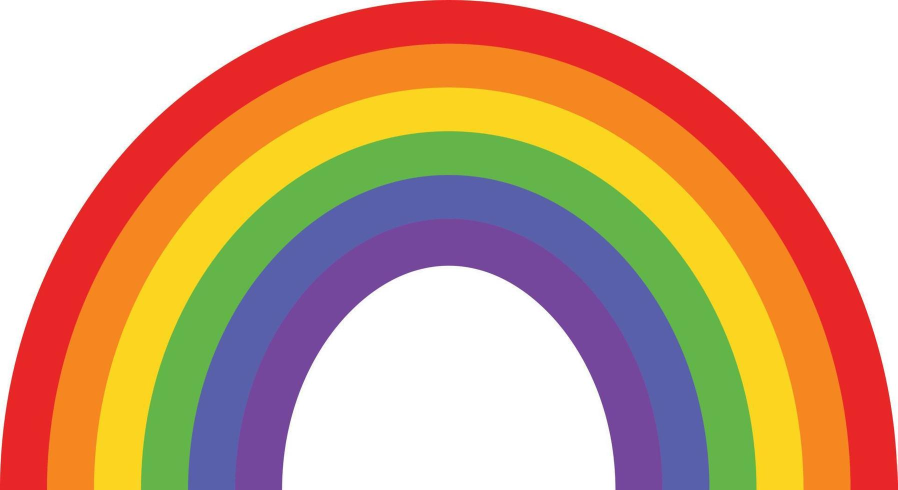
#> input picture actividades/efecto-gris-npwhere/arcoiris-prueba.jpg, 1795 x 980 px, given in place of the camera (shown at 1/2 size)
$ python efectogris-npwhere-video.py
#> lines starting #> are read from the running program, lines starting #| are printed output that depends on the picture; after the words box and inside, x2 and y2 are one past the last pixel; in counts of white or black regions, pixels touching at a corner belong together
import cv2
import numpy as np

# Capturar el video de la cámara
cap = cv2.VideoCapture(0)

while True:
    # Leer un frame del video
    ret, frame = cap.read()
#> frame is the input picture: shape (980, 1795, 3); mean B, G, R 135.7, 167.7, 209.5

    if not ret:
        break

    # Redimensionar el frame a un tamaño más pequeño (por ejemplo, al 50% del tamaño original)
    frame = cv2.resize(frame, (0, 0), fx=0.5, fy=0.5)
#> frame: shape (490, 898, 3)

    # Convertir el frame de RGB a HSV
    frame_hsv = cv2.cvtColor(frame, cv2.COLOR_BGR2HSV)
#> frame_hsv: shape (490, 898, 3); mean H, S, V 51.5, 122, 227.5

    # Definir el rango de color rojo en HSV
    bajo_rojo1 = np.array([0, 40, 40])
    alto_rojo1 = np.array([10, 255, 255])
    bajo_rojo2 = np.array([160, 40, 40])
    alto_rojo2 = np.array([180, 255, 255])
    amarillo_bajo = np.array([25, 40, 40])
    amarillo_alto = np.array([35, 255, 255])
    azul_bajo = np.array([90, 40, 40])
    azul_alto = np.array([130, 255, 255])
    magenta_bajo = np.array([140, 40, 40])
    magenta_alto = np.array([170, 255, 255])

    # Definir el rango de color verde en HSV
    verde_bajo = np.array([35, 40, 40])  # Ajuste para el verde
    verde_alto = np.array([85, 255, 255])

    # Crear máscaras para los colores
    mascara_rojo1 = cv2.inRange(frame_hsv, bajo_rojo1, alto_rojo1)
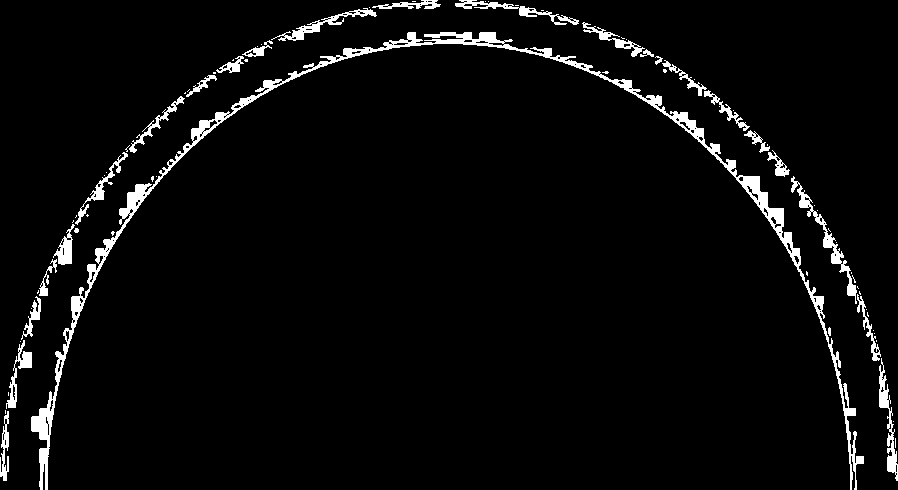
#> mascara_rojo1: shape (490, 898); 4% white; 77 white regions (51 under 20 px), largest, box (x1, y1, x2, y2) and area: (31, 32, 864, 490) 9410, (791, 176, 857, 304) 892, (879, 358, 898, 481) 698
    mascara_rojo2 = cv2.inRange(frame_hsv, bajo_rojo2, alto_rojo2)
#> mascara_rojo2: shape (490, 898); 10.9% white; 160 white regions (127 under 20 px), largest, box (x1, y1, x2, y2) and area: (0, 0, 898, 490) 46091, (851, 456, 855, 490) 63, (200, 120, 217, 137) 47
    mascara_verde = cv2.inRange(frame_hsv, verde_bajo, verde_alto)
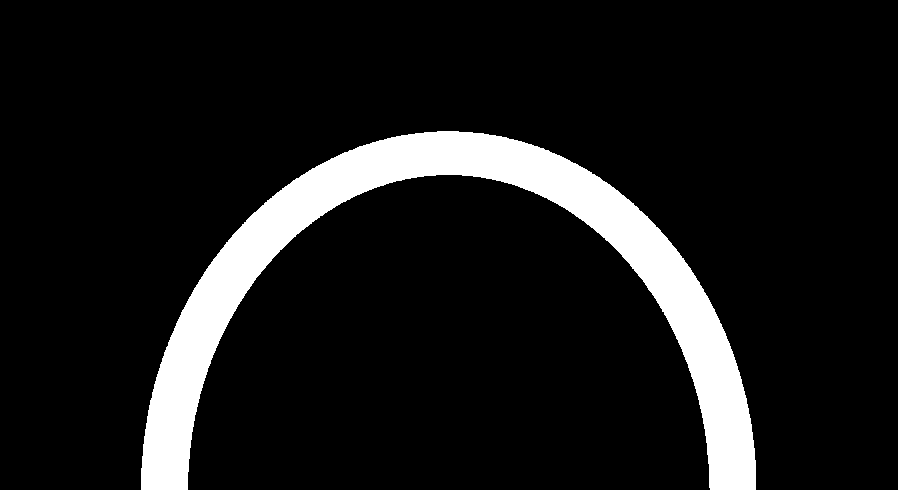
#> mascara_verde: shape (490, 898); 10.2% white; 1 white region, box (x1, y1, x2, y2) and area: (141, 131, 756, 490) 44674
    mascara_amarillo = cv2.inRange(frame_hsv, amarillo_bajo, amarillo_alto)
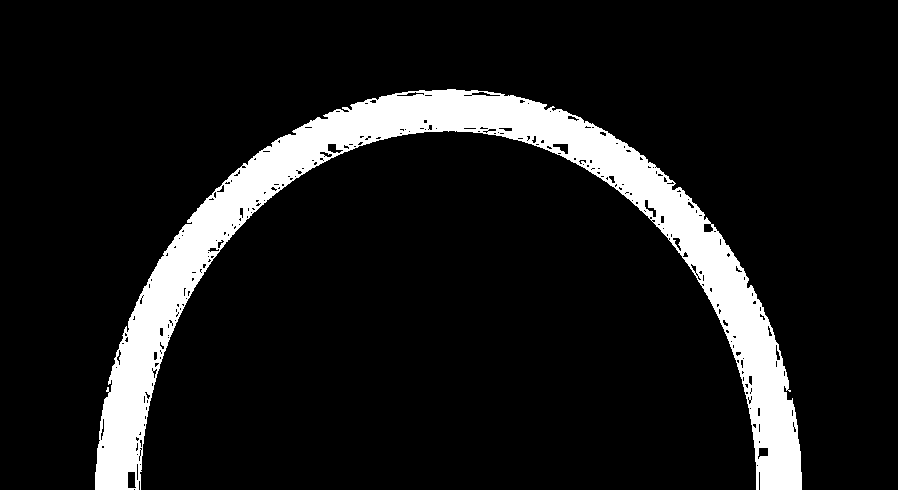
#> mascara_amarillo: shape (490, 898); 10.6% white; 1 white region, box (x1, y1, x2, y2) and area: (95, 89, 802, 490) 46531
    mascara_azul = cv2.inRange(frame_hsv, azul_bajo, azul_alto)
#> mascara_azul: shape (490, 898); 8.7% white; 2 white regions (1 under 20 px), largest, box (x1, y1, x2, y2) and area: (188, 175, 710, 490) 38280
    mascara_magenta = cv2.inRange(frame_hsv, magenta_bajo, magenta_alto)
#> mascara_magenta: shape (490, 898); 0.01% white in thin lines or dots, all inside (x1, y1, x2, y2) = (284, 266, 629, 457)

    # Sumar la mascara de rojo
    mascara_rojo = cv2.add(mascara_rojo1, mascara_rojo2)
#> mascara_rojo: shape (490, 898); 14.9% white; 1 white region, box (x1, y1, x2, y2) and area: (0, 0, 898, 490) 65385

    # Convertir el frame original a escala de grises
    frame_gris = cv2.cvtColor(frame, cv2.COLOR_BGR2GRAY)

    # Convertir el frame gris a un formato BGR para que coincida con el original
    frame_gris_bgr = cv2.cvtColor(frame_gris, cv2.COLOR_GRAY2BGR)

    # Combinar el frame en gris con las áreas en rojo y verde
    resultado_rojo = np.where(mascara_rojo[:, :, None] == 255, frame, frame_gris_bgr)
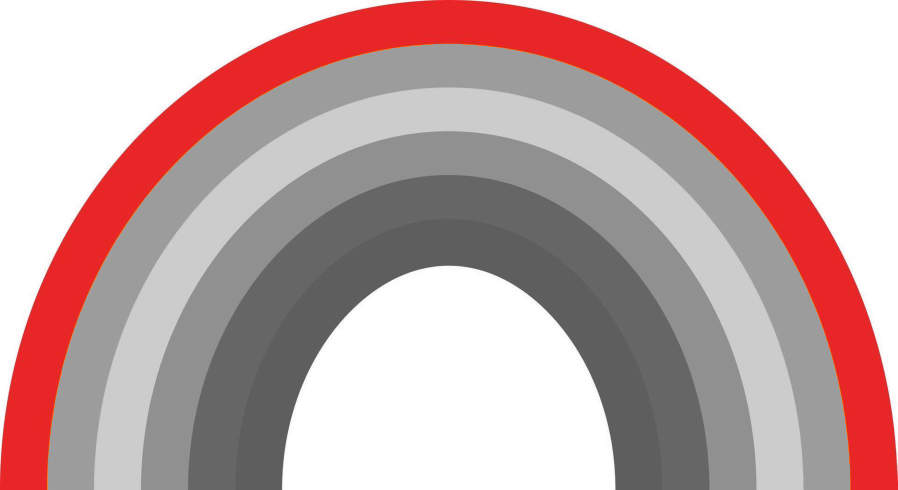
#> resultado_rojo: shape (490, 898, 3); mean B, G, R 168.4, 168.1, 196.4
    resultado_verde = np.where(mascara_verde[:, :, None] == 255, frame, frame_gris_bgr)
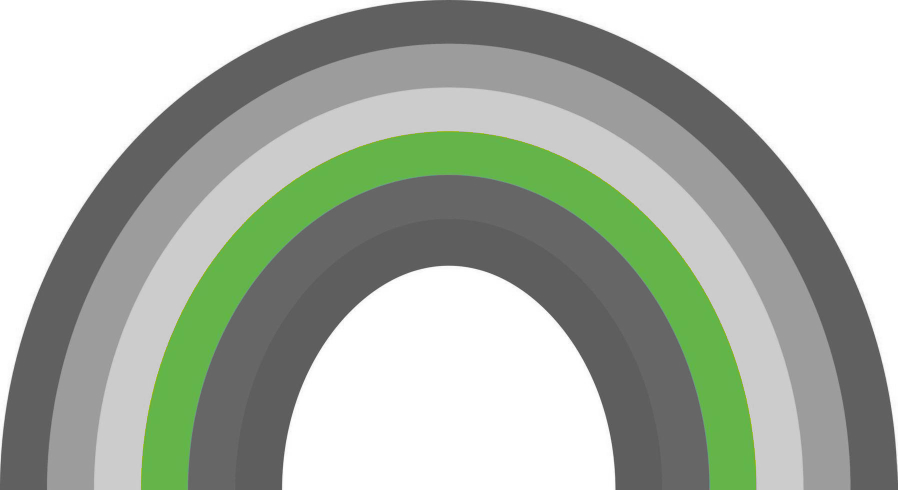
#> resultado_verde: shape (490, 898, 3); mean B, G, R 169.5, 180.3, 172.3
    resultado_amarillo = np.where(mascara_amarillo[:, :, None] == 255, frame, frame_gris_bgr)
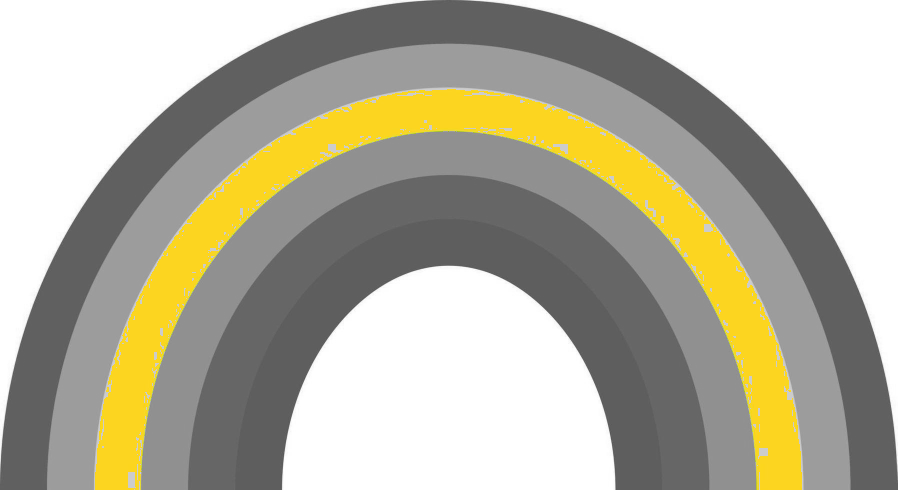
#> resultado_amarillo: shape (490, 898, 3); mean B, G, R 158.5, 177.6, 181.6
    resultado_azul = np.where(mascara_azul[:, :, None] == 255, frame, frame_gris_bgr)
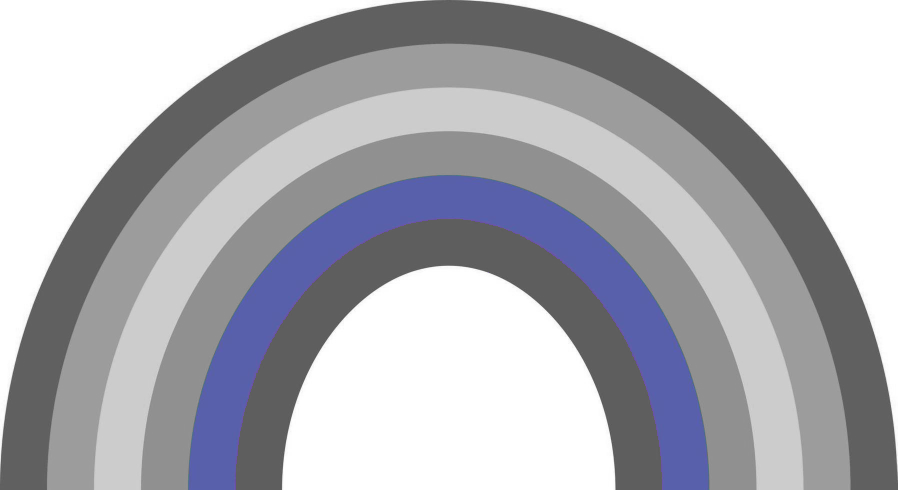
#> resultado_azul: shape (490, 898, 3); mean B, G, R 182.5, 176.1, 175.4
    resultado_magenta = np.where(mascara_magenta[:, :, None] == 255, frame, frame_gris_bgr)

    # Mostrar cada máscara de color en una ventana separada
    cv2.imshow('Mascara Rojo', resultado_rojo)
    cv2.imshow('Mascara Verde', resultado_verde)
    cv2.imshow('Mascara Amarillo', resultado_amarillo)
    cv2.imshow('Mascara Azul', resultado_azul)
    cv2.imshow('Mascara Magenta', resultado_magenta)

    # Salir del bucle si se pres7iona la tecla 'q'
    if cv2.waitKey(1) & 0xFF == ord('q'):
#> (key q is pressed here)
        break

# Liberar el objeto de captura y cerrar todas las ventanas
cap.release()
cv2.destroyAllWindows()

$ run again, on actividades/efecto-gris-npwhere/manzano.jpeg
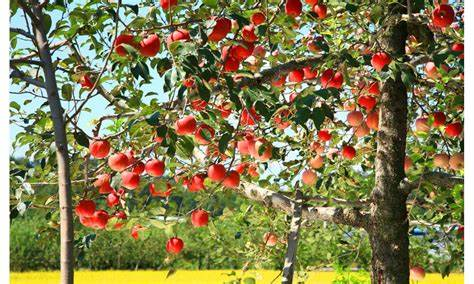
#> input picture actividades/efecto-gris-npwhere/manzano.jpeg, 474 x 284 px, given in place of the camera
#> frame is the input picture: shape (284, 474, 3); mean B, G, R 83.8, 127.5, 133.6
#> frame: shape (142, 237, 3)
#> frame_hsv: shape (142, 237, 3); mean H, S, V 36.6, 120.1, 144
#> `mascara_rojo1 = cv2.inRange(frame_hsv, bajo_rojo1, alto_rojo1)`:
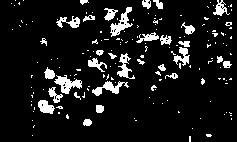
#> mascara_rojo1: shape (142, 237); 9.8% white; 168 white regions (137 under 20 px), largest, box (x1, y1, x2, y2) and area: (54, 75, 82, 94) 257, (110, 7, 133, 37) 252, (92, 81, 129, 96) 221
#> mascara_rojo2: shape (142, 237); 0.68% white in thin lines or dots, all inside (x1, y1, x2, y2) = (10, 0, 232, 128)
#> mascara_verde: shape (142, 237); 32.4% white; 278 white regions (226 under 20 px), largest, box (x1, y1, x2, y2) and area: (35, 90, 136, 135) 2013, (19, 0, 110, 62) 1638, (146, 111, 186, 137) 630
#> mascara_amarillo: shape (142, 237); 25.5% white; 483 white regions (421 under 20 px), largest, box (x1, y1, x2, y2) and area: (34, 96, 187, 142) 1854, (149, 65, 190, 112) 417, (46, 88, 90, 132) 385
#> mascara_azul: shape (142, 237); 2.8% white in thin lines or dots, all inside (x1, y1, x2, y2) = (5, 0, 231, 121)
#> mascara_magenta: shape (142, 237); 0.1% white in thin lines or dots, all inside (x1, y1, x2, y2) = (10, 4, 231, 128)
#> mascara_rojo: shape (142, 237); 10.4% white; 168 white regions (134 under 20 px), largest, box (x1, y1, x2, y2) and area: (54, 75, 82, 94) 272, (110, 7, 133, 37) 265, (92, 81, 129, 96) 225
#> `resultado_amarillo = np.where(mascara_amarillo[:, :, None] == 255, fra..`:
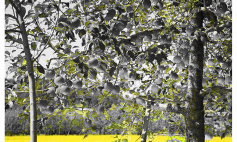
#> resultado_amarillo: shape (142, 237, 3); mean B, G, R 108, 126.6, 126.7
